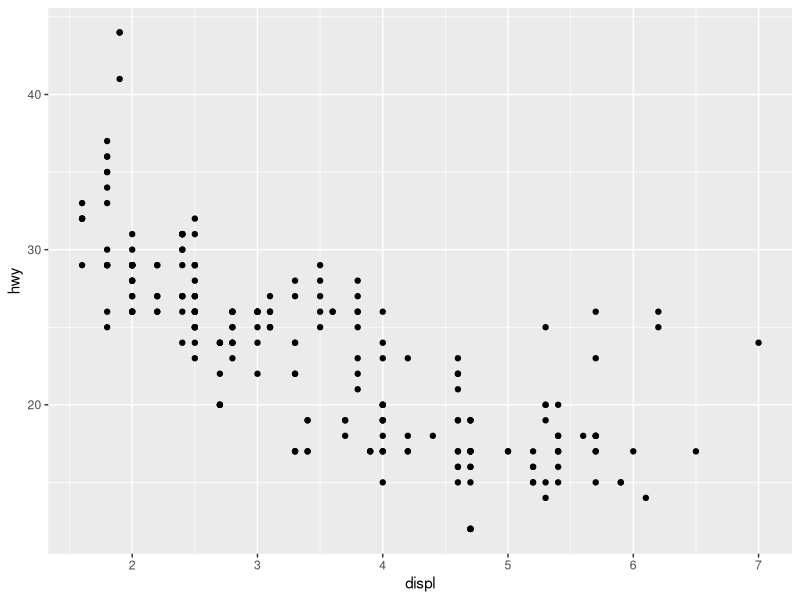
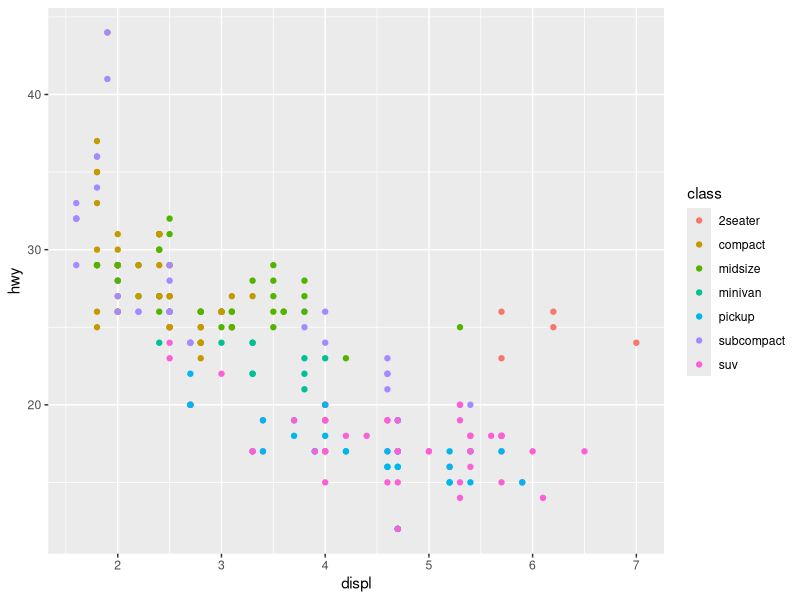
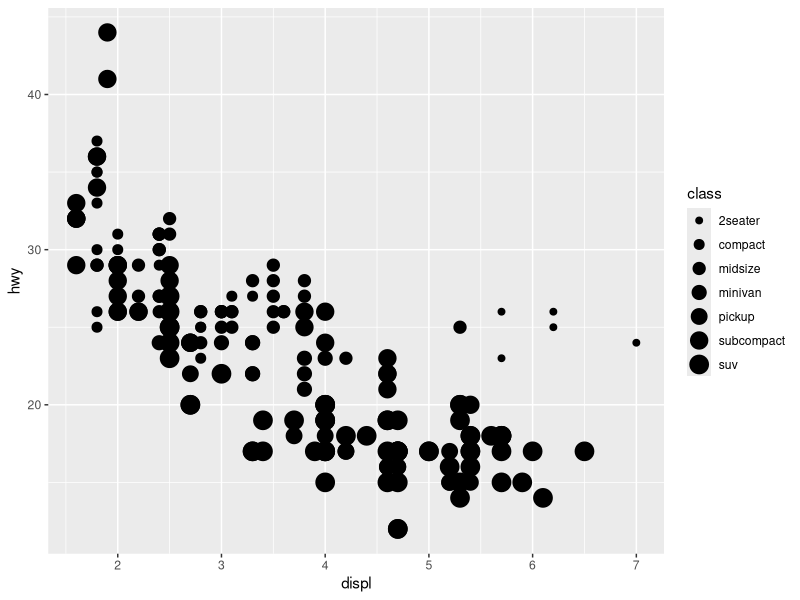
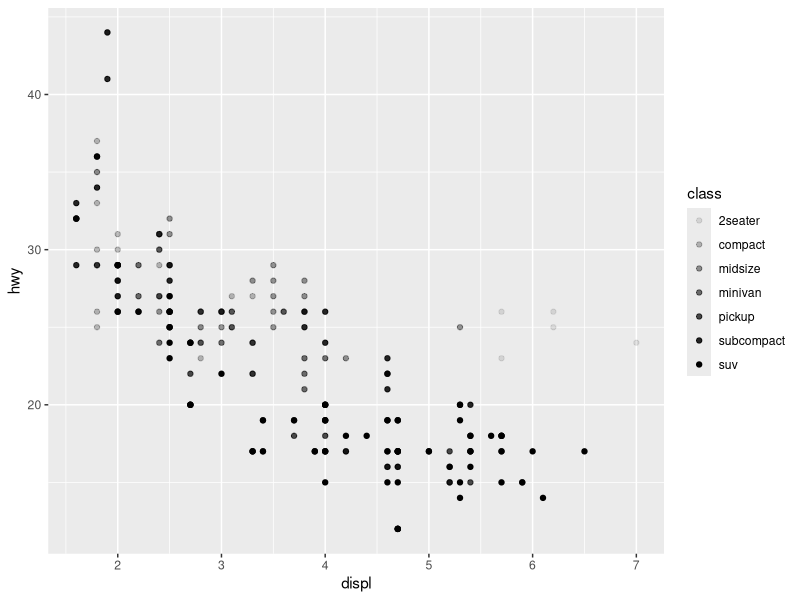
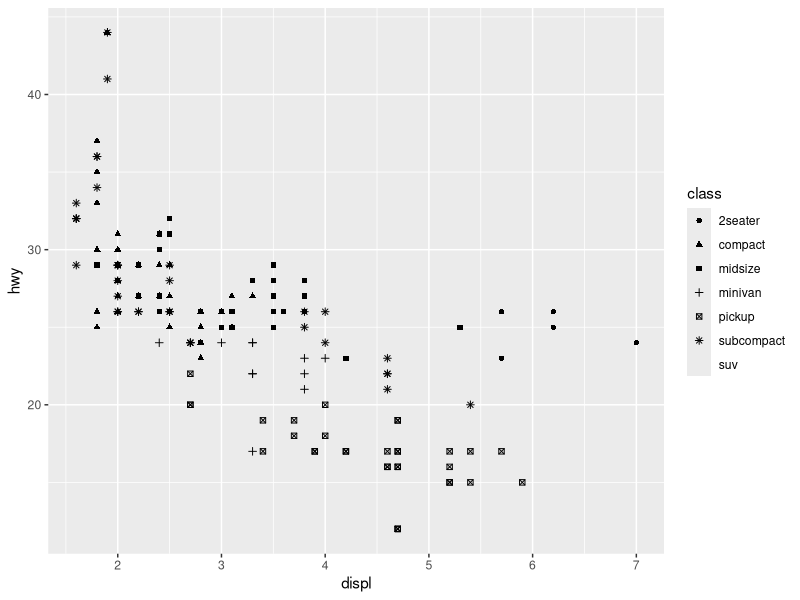

Reproduce these figures in R, in order.
## ---- chunk 1
library(tidyverse)
## ---- chunk 2
ggplot(data = mpg) + 
  geom_point(mapping = aes(x = displ, y = hwy))
## ---- chunk 3
ggplot(data = mpg) + 
  geom_point(mapping = aes(x = displ, y = hwy, color = class))
## ---- chunk 4
ggplot(data = mpg) + 
  geom_point(mapping = aes(x = displ, y = hwy, size = class))
#> Warning: Using size for a discrete variable is not advised.
## ---- chunk 5
# Left
ggplot(data = mpg) + 
  geom_point(mapping = aes(x = displ, y = hwy, alpha = class))
# Right
ggplot(data = mpg) + 
  geom_point(mapping = aes(x = displ, y = hwy, shape = class))
